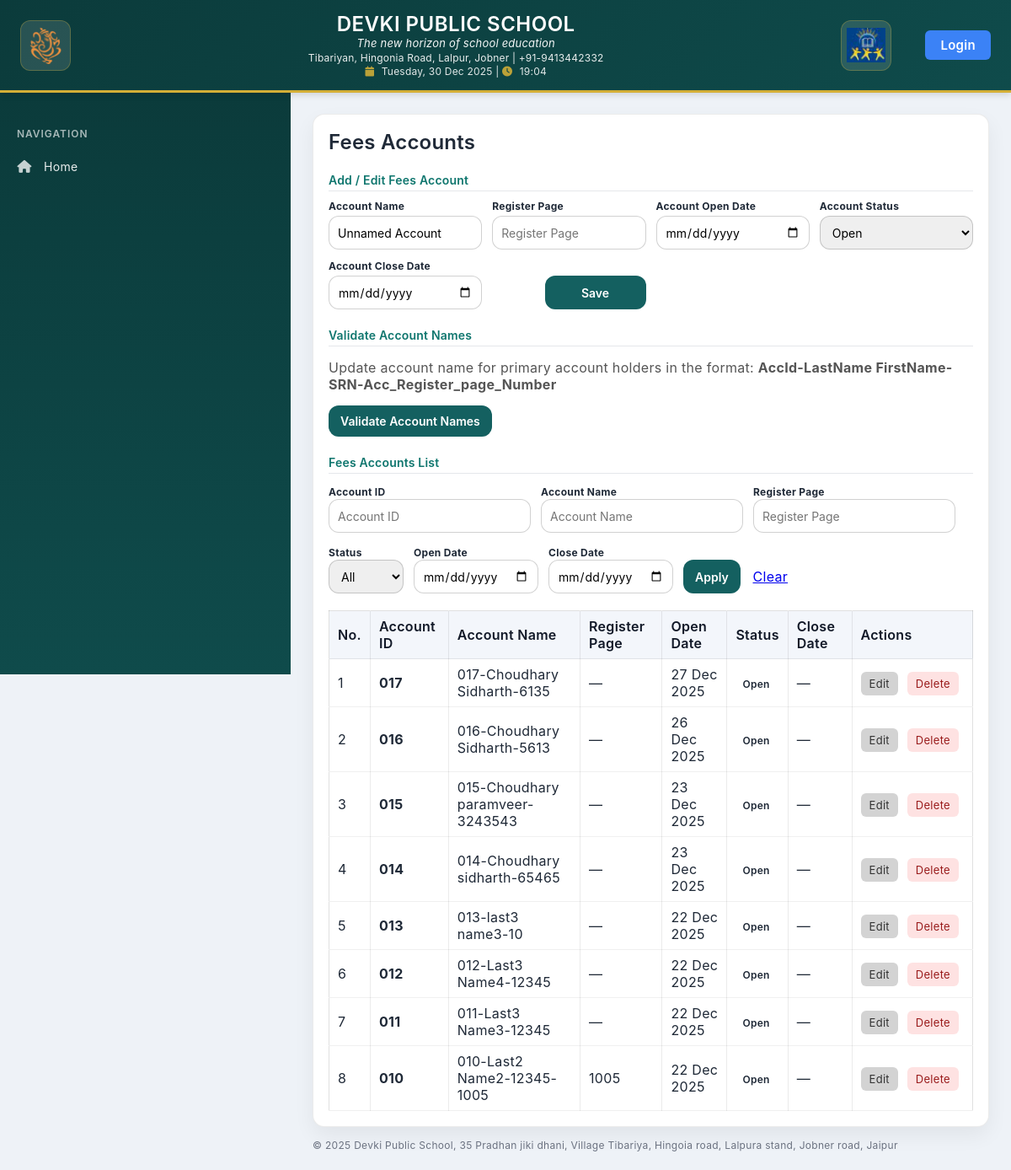
Before: /students/fees-account/ with the older database file.
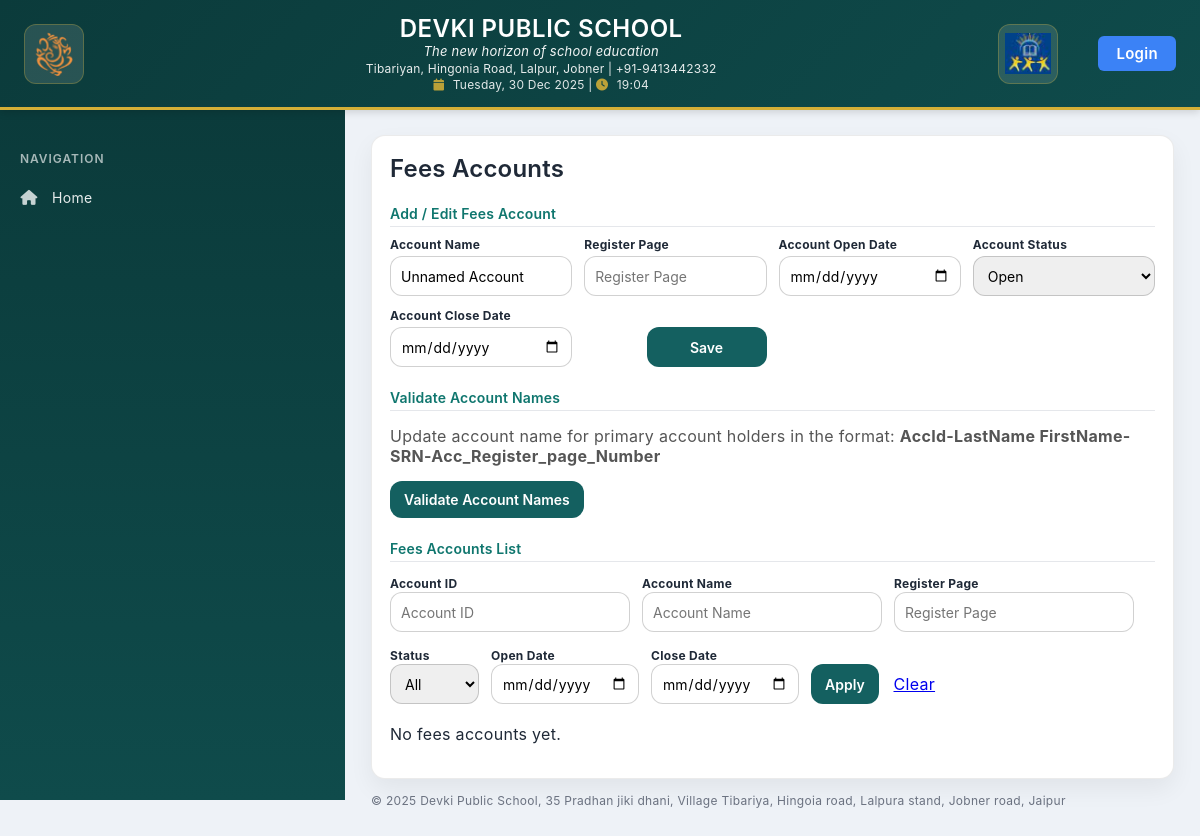
After: the same page with the newer database file.
### students/models.py (models this page shows, shortened)
class FeesAccount(models.Model):
    STATUS_CHOICES = [
        ('open', 'Open'),
        ('closed', 'Closed'),
    ]
    account_id = models.CharField(max_length=10, unique=True, editable=False)
    name = models.CharField(max_length=100, default='Unnamed Account')
    account_open = models.DateField()
    account_status = models.CharField(max_length=20, choices=STATUS_CHOICES, default='open')
    account_close = models.DateField(null=True, blank=True)
    register_page = models.CharField(max_length=100, blank=True, null=True)
    created_at = models.DateTimeField(auto_now_add=True)
    updated_at = models.DateTimeField(auto_now=True)
    class Meta:
        ordering = ['-created_at']
        verbose_name_plural = "Fees Accounts"

### students/views.py (the view, shortened to what this page needs)
# urls.py: path('fees-account/', views.view_fees_accounts, name='view_fees_accounts'),
def view_fees_accounts(request):
    edit_id = request.GET.get("edit")
    editing_account = FeesAccount.objects.filter(pk=edit_id).first() if edit_id else None
    if request.method == "POST":
        account_id = request.POST.get("account_id_hidden")
        if account_id:
            form = FeesAccountForm(request.POST, instance=get_object_or_404(FeesAccount, pk=account_id))
        else:
            form = FeesAccountForm(request.POST)
        if form.is_valid():
            form.save()
            return redirect("view_fees_accounts")
    else:
        form = FeesAccountForm(instance=editing_account) if editing_account else FeesAccountForm()
    accounts = FeesAccount.objects.all().order_by('-created_at')
    status_filter = request.GET.get('status', '')
    if status_filter:
        accounts = accounts.filter(account_status=status_filter)
    account_id_filter = request.GET.get('account_id', '')
    if account_id_filter:
        accounts = accounts.filter(account_id__icontains=account_id_filter)
    name_filter = request.GET.get('name', '')
    if name_filter:
        accounts = accounts.filter(name__icontains=name_filter)
    register_page_filter = request.GET.get('register_page', '')
    if register_page_filter:
        accounts = accounts.filter(register_page__icontains=register_page_filter)
    open_date_filter = request.GET.get('open_date', '')
    if open_date_filter:
        accounts = accounts.filter(account_open=open_date_filter)
    close_date_filter = request.GET.get('close_date', '')
    if close_date_filter:
        accounts = accounts.filter(account_close=close_date_filter)
    context = {
        'form': form,
        'accounts': accounts,
        'editing_account': editing_account,
        'status_filter': status_filter,
        'account_id_filter': account_id_filter,
        'name_filter': name_filter,
        'register_page_filter': register_page_filter,
        'open_date_filter': open_date_filter,
        'close_date_filter': close_date_filter,
    }
    return render(request, 'students/view_fees_accounts.html', context)

### students/forms.py
class FeesAccountForm(forms.ModelForm):
    class Meta:
        model = FeesAccount
        fields = ['name', 'account_open', 'account_status', 'account_close', 'register_page']
        widgets = {
            'name': forms.TextInput(attrs={'class': 'form-control', 'placeholder': 'Name'}),
            'account_open': forms.DateInput(attrs={'class': 'form-control', 'type': 'date'}),
            'account_status': forms.Select(attrs={'class': 'form-control'}),
            'account_close': forms.DateInput(attrs={'class': 'form-control', 'type': 'date'}),
            'register_page': forms.TextInput(attrs={'class': 'form-control', 'placeholder': 'Register Page'}),
        }

### students/templates/students/view_fees_accounts.html (shortened to what the changed rows need)
{% extends 'website/base.html' %}
{% block content %}
<h2 style="margin-top:0;">Fees Accounts</h2>
<div class="card">
  <h3 class="form-section">Fees Accounts List</h3>
  <div style="margin-bottom:20px;">
    <form method="get" style="display:flex; gap:12px; align-items:end; flex-wrap:wrap;">
    </form>
  </div>
  {% if accounts %}
    <table>
      <tr>
        <th>No.</th>
        <th>Account ID</th>
        <th>Account Name</th>
        <th>Register Page</th>
        <th>Open Date</th>
        <th>Status</th>
        <th>Close Date</th>
        <th>Actions</th>
      </tr>
      {% for account in accounts %}
      <tr>
        <td>{{ forloop.counter }}</td>
        <td><strong>{{ account.account_id }}</strong></td>
        <td>{{ account.name }}</td>
        <td>{{ account.register_page|default:"—" }}</td>
        <td>{{ account.account_open|date:"d M Y" }}</td>
        <td>
          <span class="status {{ account.account_status }}">
            {{ account.get_account_status_display }}
          </span>
        </td>
        <td>
          {% if account.account_close %}
            {{ account.account_close|date:"d M Y" }}
          {% else %}
            —
          {% endif %}
        </td>
        <td class="actions">
          <a class="btn-edit" href="/students/fees-account/?edit={{ account.id }}">Edit</a>
          <a class="btn-delete"
             onclick="return confirm('Delete this fees account?')"
             href="{% url 'delete_fees_account' account.pk %}">Delete</a>
        </td>
      </tr>
      {% endfor %}
    </table>
  {% else %}
    <p>No fees accounts yet.</p>
  {% endif %}
</div>
{% endblock %}

Changed rows visible on the page:
removed FeesAccount: account_id "017", name "017-Choudhary Sidharth-6135", register_page "—", account_open "27 Dec 2025", account_status "Open"
removed FeesAccount: account_id "016", name "016-Choudhary Sidharth-5613", register_page "—", account_open "26 Dec 2025", account_status "Open"
removed FeesAccount: account_id "015", name "015-Choudhary paramveer-3243543", register_page "—", account_open "23 Dec 2025", account_status "Open"
removed FeesAccount: account_id "014", name "014-Choudhary sidharth-65465", register_page "—", account_open "23 Dec 2025", account_status "Open"
removed FeesAccount: account_id "013", name "013-last3 name3-10", register_page "—", account_open "22 Dec 2025", account_status "Open"
removed FeesAccount: account_id "012", name "012-Last3 Name4-12345", register_page "—", account_open "22 Dec 2025", account_status "Open"
removed FeesAccount: account_id "011", name "011-Last3 Name3-12345", register_page "—", account_open "22 Dec 2025", account_status "Open"
removed FeesAccount: account_id "010", name "010-Last2 Name2-12345-1005", register_page "1005", account_open "22 Dec 2025", account_status "Open"
Other visible differences:
text no longer shown: "No. Account ID Account Name Register Page Open Date Status Close Date Actions"
text now shown: "No fees accounts yet."
